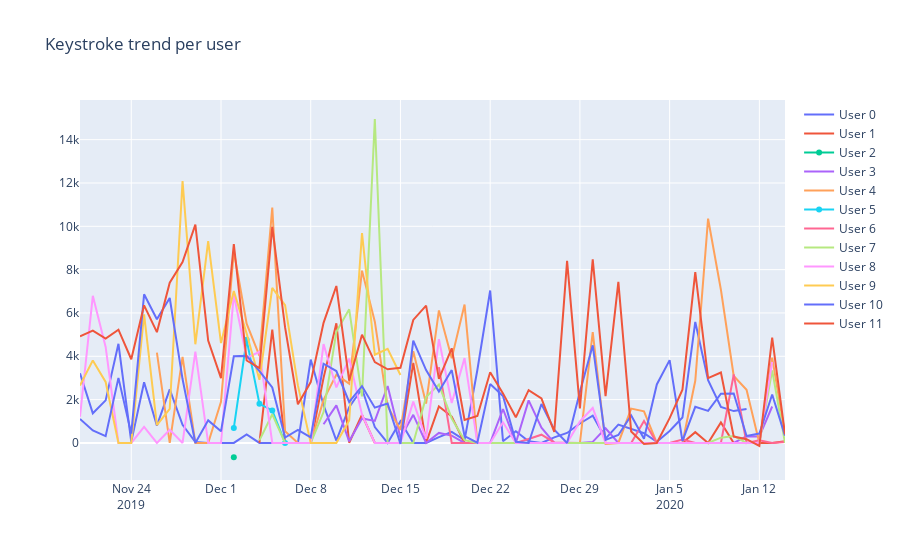

Write notebook code for a chart like this one.
### Code cell
fig = go.Figure()
for i in range(total_users):
    df_grp_keystroke = df_users[i].groupby(pd.Grouper(key='date_time',freq='D')).agg({"keystroke_counter": "sum"}).reset_index().sort_values(by='date_time')
    fig.add_trace(go.Scatter(x=df_grp_keystroke['date_time'], y=df_grp_keystroke['keystroke_counter'], name=f'User {i}'))

fig.update_layout(
    title='Keystroke trend per user'
)
fig.show()
